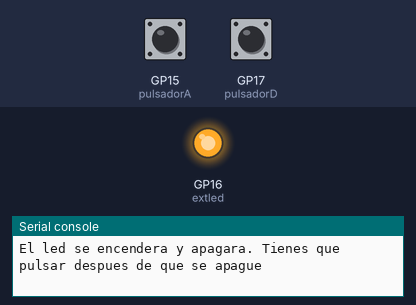
A program run on a simulated Raspberry Pi Pico running MicroPython. On the bench: output pins drawn as LEDs (lit = HIGH), the last lines printed to the serial console. The inputs (shaded band) are chosen by the test bench; at power-on: GP15 (pulsadorA) LOW, GP17 (pulsadorD) LOW. Random numbers come from a fixed seed.

Above: at 1.2 s.
1.3 s: GP15 (pulsadorA) pulsed HIGH 5 times (0.12 s each, 0.3 s apart)
At 3.2 s:
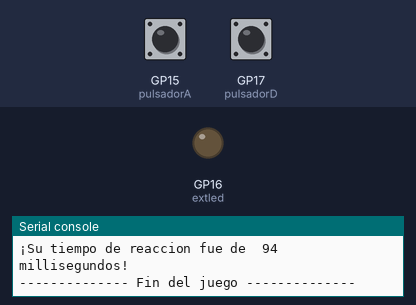
Timing chart, 0 to 4.7 s (numbered marks = the images above; inputs shaded):
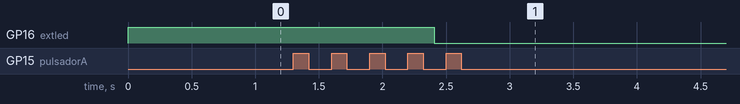

The program:

R_2526CL5_JTReacX2_irq_2_1.py
```python
# Hardware platform: Pico W & Pico
# Author : JC Santamaria
# Date : 2025 - 11 - 16
# Goal : DEMO External switch in GPIO14 + Rection Time example
# Learning Target : interruptions basic
# Ref : Get started with MicroPython on Raspberry Pi Pico, pag 68 Reaction 1 player
# 1.0 as is in book small changes
# 2.0 alguna mejora de limpieza
# 2.1 no espera 2 seg sino cuando salga de la interrupcion

from machine import Pin # Get the Pin function from the machine module.
from urandom import uniform
from utime import sleep, ticks_ms, ticks_diff

# Informative block - start
p_ucontroler = "Pico W / NO Pico _"
p_keyOhw = "External switch on GPIO14 & 15 IN pull down"
p_project = "Reaction time with interruption -2 PLAYERS"
p_version = "2.0 as is in book + clean code"
print(f"Microcontroler: {p_ucontroler} - Key other HW : {p_keyOhw}")
print(f"Program: {p_project} - Version: {p_version}")
# Informative block - end

# 0 - Creacion de objetos
# 0.1 Objeto pulsador y led externo
PINPULSADORA = 15
PINPULSADORD = 17
pulsadorA = Pin(PINPULSADORA, Pin.IN)
pulsadorD = Pin(PINPULSADORD, Pin.IN)

extled = Pin(16, Pin.OUT)

# 0.2 Variables generales
pulsado = False
pulsadorMasRapido = None
tiempoReaccion = None

# F- Funciones
def pulsador_quehacer(pin):
    global pulsado, tiempoReaccion, pulsadorMasRapido
    if not pulsado:
        pulsado=True
        tiempoReaccion = ticks_diff(ticks_ms(), tiempo_start)
        pulsadorMasRapido = pin # otra forma de pasar parametros / es de tipo Pin

# Fase 1 - presentacion e instrucciones + configuracion interrupcion
print("El led se encendera y apagara. Tienes que pulsar despues de que se apague")


# Fase 2- Comienza el juego encendiendo el led
extled.value(1)
sleep(uniform(2, 5))
extled.value(0)
tiempo_start = ticks_ms() # aqui ponemos a cero el tiempo
# No debemos configurar antes las interrupciones, para que un apulsacion antes de led -> 0
# dispare la interrupcion
pulsadorA.irq(trigger=Pin.IRQ_RISING, handler=pulsador_quehacer)
pulsadorD.irq(trigger=Pin.IRQ_RISING, handler=pulsador_quehacer)

# Espero a pasar de fase justo despues de pulsar
while not pulsado:
    pass

# Fase 3- Fin del juego
if pulsadorMasRapido == pulsadorA:
    print('Ganó el pulsador A')
    print(f"¡Su tiempo de reaccion fue de  {tiempoReaccion} millisegundos!")
else:
    print('Ganó el pulsador D')
    print(f"¡Su tiempo de reaccion fue de  {tiempoReaccion} millisegundos!")

print('-------------- Fin del juego --------------')
```
